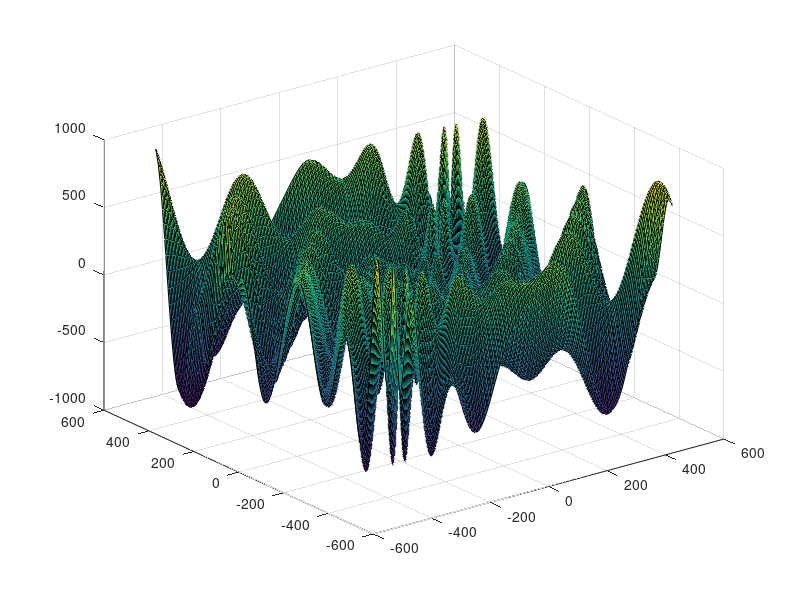

Source code (MATLAB):
function [history,fitnessHistory,populationSize,numIterations] = eggGa()
x=-500:5:500; y=x;
[X,Y] = ndgrid(x,y);
Z = egg([X(:),Y(:)]);
Z = reshape(Z,size(X,1),size(X,2));
surf(X,Y,Z);

populationSize = 100;
mutationRate = 1;
crossoverRate = 0.8;
numIterations = 100;
history=zeros(numIterations,populationSize,2);
fitnessHistory=zeros(numIterations,populationSize);
standardDeviation=1;

%random population in interval (a,b)
a = -512;
b = 512;
population =  a + (b-a) .* rand(populationSize, 2);

newPopulation = zeros(size(population));
eliteDevelopment=(zeros(1,numIterations));

for j=1:numIterations
    populationFitness = egg(population);
    
    %copy and remove elite
    [elite, eliteIndex] = min(populationFitness);
    newPopulation(1,:) = population(eliteIndex,:);
    population(eliteIndex,:) = [];
    populationFitness(eliteIndex,:) = [];
    
    %tournament selection with 2 parents
    for i=1:populationSize-1
        contenderIndex1 = floor(1 + (populationSize-1) * rand(1));
        contenderIndex2 = floor(1 + (populationSize-1) * rand(1));
        if(populationFitness(contenderIndex1) > populationFitness(contenderIndex2))
            newPopulation(i+1,:)= population(contenderIndex2,:);
        else
            newPopulation(i+1,:)= population(contenderIndex1,:);
        end
        
    end
    population = newPopulation;
    
    %crossover
    for i=1:populationSize-1
        if rand()< crossoverRate
            contenderIndex1 = floor((populationSize-1) * rand(1)+1);
            contenderIndex2 = floor((populationSize-1) * rand(1)+1);
            newPopulation(i+1,1)=population(contenderIndex1,1);
            newPopulation(i+1,2)=population(contenderIndex2,2);
        end
    end
    
    population = newPopulation;
    
    %mutation
    for i=2:populationSize
        if rand()<mutationRate
            koordinatennummer=floor(2.*rand()+1);
            koordinatennummer=1;
            population(i,koordinatennummer) = population(i,koordinatennummer)+ normrnd(0,standardDeviation);
            koordinatennummer=2;
            population(i,koordinatennummer) = population(i,koordinatennummer)+ normrnd(0,standardDeviation);
            
        end
    end
    fitnessHistory(j,:)=egg(population(:,:))';
    history(j,:,1)=population(:,1)';
    history(j,:,2)=population(:,2)';
    eliteDevelopment(j)= egg(population(1,:));
    
end
disp(egg(population));
%disp(population(1,:));
end

function [y] = egg(xx)
% xx has two dimensions/columns: n x 2
x1 = xx(:,1);
x2 = xx(:,2);
term1 = -(x2+47) .* sin(sqrt(abs(x2+x1./2+47)));
term2 = -x1 .* sin(sqrt(abs(x1-(x2+47))));
y = term1 + term2;
end
